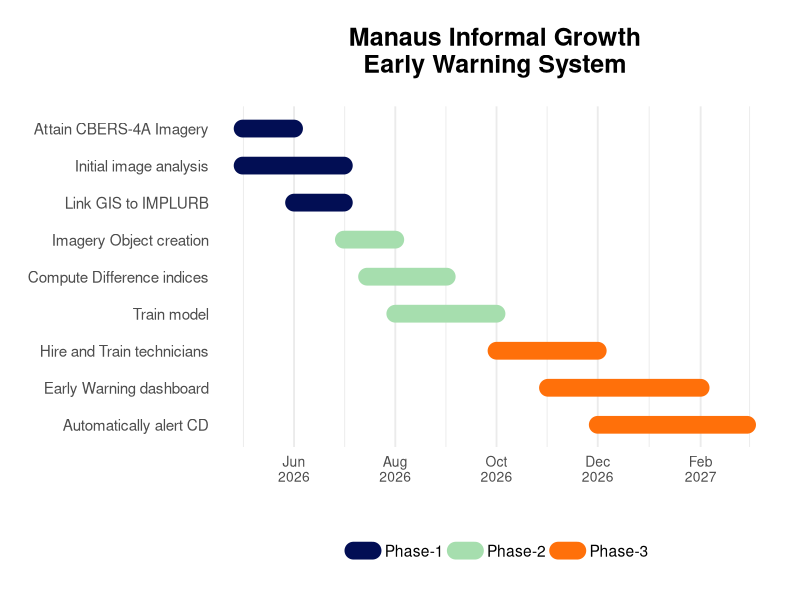

Here is the R script that generated this plot: (Note: this script raises an error after producing the figure.)
## ---- chunk 1
library(tidyverse)
library(lubridate)

gantt <- tribble(
  ~phase,  ~subtask, ~start, ~end, ~goal, ~deliverable,

  # WP1 — Setup
  "Phase-1", "Attain CBERS-4A Imagery",
  ymd("2026-05-01"), ymd("2026-06-01"),
  "Organize resources.",
  "CBERS-4A data Digital Environment",
  
  "Phase-1", "Initial image analysis",
  ymd("2026-05-01"), ymd("2026-07-01"),
  "Organize resources.",
  "CBERS-4A data Digital Environment",

  "Phase-1", "Link GIS to IMPLURB",
  ymd("2026-06-01"), ymd("2026-07-01"),
  "Organize resources.",
  "CBERS-4A data Digital Environment",

  # WP2 — Construction
  "Phase-2", "Imagery Object creation",
  ymd("2026-07-01"), ymd("2026-08-1"),
  "Create and train model.",
  "Early stage informal housing identification model",

  "Phase-2", "Compute Difference indices",
  ymd("2026-07-15"), ymd("2026-09-01"),
  "Create and train the model.",
  "Early stage informal housing identification model",

  "Phase-2", "Train model",
  ymd("2026-08-01"), ymd("2026-10-01"),
  "Create and train the model.",
  "Early stage informal housing identification model",

  # WP3 — Application
  "Phase-3", "Hire and Train technicians",
  ymd("2026-10-01"), ymd("2026-12-01"),
  "Facilitate cooridination between us, IMPLURB, and Civil Defense",
  "Trained staff & interdepartmental communcication",

  "Phase-3", "Early Warning dashboard",
  ymd("2026-11-01"), ymd("2027-02-01"),
  "Facilitate cooridination between us, IMPLURB, and Civil Defense",
  "Trained staff & interdepartmental communcication",

  "Phase-3", "Automatically alert CD",
  ymd("2026-12-01"), ymd("2027-03-01"),
  "Facilitate cooridination between us, IMPLURB, and Civil Defense",
  "Trained staff & interdepartmental communcication"
)

## ---- chunk 2
#library(tidyverse)
#ibrary(lubridate)
library(ggplot2)

task_order <- c(
  "Attain CBERS-4A Imagery",
  "Initial image analysis",
  "Link GIS to IMPLURB",
  "Imagery Object creation",
  "Compute Difference indices",
  "Train model",
  "Hire and Train technicians",
  "Early Warning dashboard",
  "Automatically alert CD"
)

custom_cols <- c(
  "Phase-1" = "#020E54",
  "Phase-2" = "#A6DEAE",
  "Phase-3" = "#FF700A"
)

gantt <- gantt %>%
  mutate(
    subtask = factor(subtask, levels = rev(task_order))
  )

ggplot(gantt, aes(y = subtask, x = start, xend = end, color = phase)) +
  geom_segment(aes(yend = subtask), linewidth = 6, lineend = "round") +
  scale_color_manual(values = custom_cols) +   # clearer WP separation
  scale_x_date(
    date_breaks = "2 months",
    date_labels = "%b\n%Y"                  # stacked labels for readability
  ) +
  labs(
    title = "Manaus Informal Growth
Early Warning System",
    x = "",
    y = NULL,
    color = ""
  ) +
  theme_minimal(base_family = "sans", base_size = 14) +
  theme(
    plot.title = element_text(size = 18, face = "bold", hjust = 0.5, margin = margin(b = 20)),
    axis.text.x = element_text(angle = 0, vjust = 1, hjust = 0.5, size = 10),
    axis.text.y = element_text(size = 11),
    panel.grid.major.y = element_blank(),
    legend.position = "bottom",
    plot.margin = margin(20, 20, 20, 20)
  )

ggsave("my_plot.png", plot = p, width = 8, height = 6, dpi = 300)

## ---- chunk 3


library(tidyverse)
library(scales)
library(colorspace)


base_gis   <- "#020E54"
base_it    <- "#3A6D3D"
base_equip <- "#FF700A"

gis_col   <- lighten(base_gis,   seq(0, 0.4, length.out = 3))
it_col    <- lighten(base_it,    seq(0, 0.4, length.out = 3))
equip_col <- lighten(base_equip, seq(0, 0.3, length.out = 2))


budget <- tribble(
  ~Category,   ~Role,                   ~AnnualCost,
  "GIS",       "Project Manager",         240000,
  "GIS",       "GIS Technician 1",        108000,
  "GIS",       "GIS Technician 2",        108000,

  "IT",        "Data Engineer",           240000,
  "IT",        "IT Manager",               91680,
  "IT",        "System Administrator",     69840,

  "Equipment", "Workstations",             42000,
  "Equipment", "Cloud/Storage",            10000
)


budget <- budget %>%
  mutate(
    Role = factor(Role, levels = c(
      # GIS (blue)
      "Project Manager",
      "GIS Technician 1",
      "GIS Technician 2",

      # IT (green)
      "Data Engineer",
      "IT Manager",
      "System Administrator",

      # Equipment (orange)
      "Workstations",
      "Cloud/Storage"
    ))
  )


budget <- budget %>%
  arrange(Role) %>%   # ensures GIS → IT → Equipment order
  group_by(Category) %>%
  mutate(Color = case_when(
    Category == "GIS"       ~ gis_col[row_number()],
    Category == "IT"        ~ it_col[row_number()],
    Category == "Equipment" ~ equip_col[row_number()]
  )) %>%
  ungroup()


budget <- budget %>%
  mutate(
    Percent = AnnualCost / sum(AnnualCost)
  )


budget <- budget %>%
  mutate(
    LegendLabel = paste0(Role, " — R$ ", comma(AnnualCost))
  )


budget <- budget %>%
  arrange(Role) %>%   # <-- ensures correct grouping order
  mutate(
    LegendLabel = factor(LegendLabel, levels = LegendLabel)
  )

color_map <- budget %>%
  arrange(Role) %>%
  select(LegendLabel, Color) %>%
  deframe()


ggplot(budget, aes(x = 2, y = Percent, fill = LegendLabel)) +
  
  geom_col(color = "white", width = 1) +
  coord_polar(theta = "y") +
  scale_fill_manual(values = color_map) +
  
  # Donut hole
  xlim(0.5, 2.5) +
  
  theme_void() +
  labs(
    title = "Year 1 Salary/Expenditure:",
    subtitle = "\u00A0\u00A0\u00A0\u00A0\u00A0\u00A0\u00A0\u00A0\u00A0\u00A0R$909,520, \u00A3130,000",
    fill = "Role (Annual Cost)"
  ) +
  theme(
    plot.title = element_text(size = 18, face = "bold", hjust = 0.5),
    legend.text = element_text(size = 10)
  )


ggsave(
  filename = "expenditure_donut5.png",
  width = 8,
  height = 8,
  dpi = 300,
  bg = "white"
)
